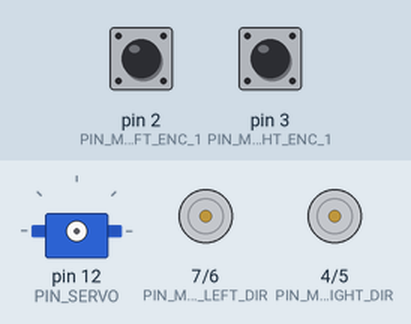
Simulated run of this sketch. Board: Arduino Mega 2560, built with avr-gcc and run on an emulated ATmega2560. Shown: servo, direction and speed pins drawn as motors (green arrow = direction pin HIGH = forward, orange = LOW = backward, longer = more drive). The inputs (shaded band) are chosen by the test bench; at power-on: pin 2 (PIN_MOTOR_LEFT_ENC_1) HIGH, pin 3 (PIN_MOTOR_RIGHT_ENC_1) HIGH.

Above: at 0.1 s.
At 1.1 s:
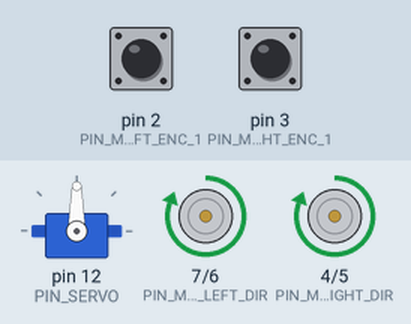
Timing chart, 0 to 2.6 s (numbered marks = the images above):
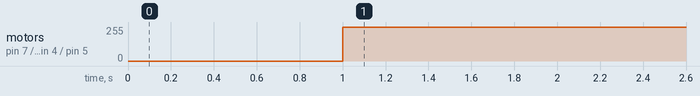

The sketch:

mosh.ino
```cpp
#include "functions.h"

void setup() {
  rinit();
}
void loop() {
  setMotors(-   100, 100);}
```

base.h
```cpp
#pragma once
#include <Servo.h>

//pins

#define PIN_MOTOR_RIGHT_DIR 4
#define PIN_MOTOR_RIGHT_SPEED 5
#define PIN_MOTOR_LEFT_DIR 7
#define PIN_MOTOR_LEFT_SPEED 6


#define PIN_MOTOR_LEFT_ENC_1 2
#define PIN_MOTOR_RIGHT_ENC_1 3
#define PIN_MOTOR_RIGHT_ENC_2 8
#define PIN_MOTOR_LEFT_ENC_2 9


#define PIN_LINE_LEFT A0
#define PIN_LINE_RIGHT A1

#define PIN_DIST_US_ECHO 11
#define PIN_DIST_US_TRIG 10
#define PIN_DIST_IR A3

#define PIN_SERVO 12

//constants

#define WHITE_RIGHT 270
#define BLACK_RIGHT 985
#define GRAY_RIGHT ((WHITE_RIGHT + BLACK_RIGHT) / 2)

#define WHITE_LEFT 240
#define BLACK_LEFT 990
#define GRAY_LEFT ((WHITE_LEFT + BLACK_LEFT) / 2)

//robot params
#define WHEEL_DIAMETR 68
#define WHEEL_RADIUS (WHEEL_DIAMETR / 2)
#define WHEEL_LENGHT (WHEEL_DIAMETR * PI)

#define ROBOT_BASE_DIAMETR 202
#define ROBOT_BASE_RADIUS (ROBOT_BASE_DIAMETR / 2)
#define ROBOT_BASE_LENGHT (ROBOT_BASE_DIAMETR * PI)

//encoders ticks
#define TICK_PER_ROUND 496
#define TICKS_1000 450
#define TICK_TO_MM (TICKS_1000 / 1000)
#define MM_TO_TICK (1000 / TICKS_1000)

enum MoveStopTypes { ON_TIME,
                     ON_CROSS,
                     BY_RIDE_DISTANCE,
                     ON_WALL_DISTANCE,
                     BY_END_WALL,
                     ON_LINE,
                     NONE };
enum MoveAlgoritms { ZIG_ZAG_LEFT,
                     ZIG_ZAG_RIGHT,
                     ZIG_ZAG_BOTH,
                     ZIG_ZAG,
                     PD_REG };
enum DirectionTypes { LEFT,
                      RIGHT,
                      FORWARD,
                      BACK };
enum DistSensorTypes { IR,
                       US };
enum TestModes { LINE,
                 DIST,
                 ENCODERS,
                 MOTORS };
typedef void (*function)(void);

struct Motor {
  const uint8_t PIN_DIR;
  const uint8_t PIN_SPEED;
  const uint8_t PIN_ENC_A;
  const uint8_t PIN_ENC_B;
  bool reversed;
  volatile int32_t ticks = 0;

  Motor(uint8_t dir, uint8_t speed, uint8_t enc_a, uint8_t enc_b, bool rev)
    : PIN_DIR(dir), PIN_SPEED(speed), PIN_ENC_A(enc_a), PIN_ENC_B(enc_b), reversed(rev) {
    pinMode(PIN_DIR, OUTPUT);
    pinMode(PIN_SPEED, OUTPUT);
    pinMode(PIN_ENC_A, INPUT);
    pinMode(PIN_ENC_B, INPUT);
  }
  void setDir(bool state) {
    digitalWrite(PIN_DIR, state ^ reversed);
  }
  void setSpeed(uint8_t speed) {
    analogWrite(PIN_SPEED, constrain(map(abs(speed), 0, 100, 0, 255), 0, 255));
  }
  void set(int power) {
    setSpeed(power);
    setDir(power < 0);
  }
  void attach(function intteruptHandler) {
    attachInterrupt(digitalPinToInterrupt(PIN_ENC_A), intteruptHandler, RISING);
  }
  void inc() {
    if (digitalRead(PIN_ENC_B)) {
      ticks++;
    } else {
      ticks--;
    }
  }
  void resetTicks() {
    ticks = 0;
  }};
struct LineSensor {
  const uint8_t PIN;
  const int black;
  const int white;
  const int gray;
  const bool reversed = true;
  LineSensor(uint8_t _p, int _v_line, int v_field, int _g, bool rev)
    : PIN(_p), black(_v_line), white(v_field), gray(_g), reversed(rev) {
    pinMode(PIN, INPUT);
  }
  int readRaw() {
    return analogRead(PIN);
  }
  int read() {
    return constrain(map(readRaw(), white, black, 0, 100), 0, 100);
  }
  bool onLine() {
    return (read() < 50) != reversed;
  }};
static float _getDist_US() {
  delayMicroseconds(10);
  digitalWrite(PIN_DIST_US_TRIG, 1);
  delayMicroseconds(10);
  digitalWrite(PIN_DIST_US_TRIG, 0);
  return pulseIn(PIN_DIST_US_ECHO, 1) / 58.2;}
static float _getDist_IR() {
  float d = 0;
  for (int i = 0; i < 5; i++) {
    d += 32.0 * pow(analogRead(PIN_DIST_IR) * 5.0 / 1024, -1.10);
    delay(1);
  }
  return d / 5;}
float getDist(DistSensorTypes type = US) {
  float dist;
  if (type == IR) {
    dist = _getDist_IR();
  }
  if (type == US) {
    dist = _getDist_US();
  }
  return dist;}
```

display.h
```cpp
#pragma once
#include "base.h"
```

functions.h
```cpp
/* список функций
rinit() - инициализация элементов робота, вставляется в setup
end() - завершает выполнение программы
stop(time) - торможение моторов в течение времени

rideDist(dist, speed) - проезд вперед/назад на определенную дистанцию, отрицательная дистанция - робот будет ехать назад
rideHalf() - проезд вперед на половину корпуса

turnToLine(dir, speed) - поворот влево/вправо до линии(на месте), dir принимает значения LEFT или RIGHT
turnAngle(angle, speed) - поворот влево/вправо на угол(на месте), положительный угол - поворот по часовой, отрицательный - против часовой


rideLine(stop_type, argument, movement_type, sensor) - езда по линии
возможные алгоритмы движения: pd - регулятор, зиг-заг по левому, правому или по обоим датчикам
в программе используется как PD_REG, ZIG_ZAG_LEFT, ZIG_ZAG_RIGHT, ZIG_ZAG_BOTH

возможные варианты остановки: по времени, по расстоянию, пока не увидит стенку, до n-ного перекрестка, без остановки
в программе используется как ON_TIME, BY_RIDE_DISTANCE, ON_WALL_DISTANCE, ON_CROSS, NONE

в качестве argument вводится аргумент для остановки, например количество перекрестков, расстояние, время езды и т.д.
в sensor может вводится только US или IR, что означает тип датчика расстояния который будет использоваться при езде до обнаружения стенки

обязательные только первые 2 параметра, а именно условие остановки и аргумент для этого условия, также можно по желанию менять алгоритм движения по линии и тип дачитка расстояния
в зависимости от того, с какого датчика получаются данные

rideWall(goal_dist, reversed, stop_type, argument, sensor, movement_type) - езда по стенке

goal_dist - расстояние от робота до стенки на котором он будет пытаться держаться
reversed - если датчик расстояния расположен слева то true, если справа то false
stop_type - аналогично stop_type из rideLine(), однако отсутвует остановка по перекресткам и до появления стенки, вместо этого
используется BY_END_WALL(ехать пока стенка не закончится), ON_LINE(робот будет ехать пока не увидит линию одним из датчиков)
sensor - тип датчика расстояния аналогично sensor из rideLine
movement_type - есть pd регулятор и зиг-заг. Возможные значения: PD_REG, ZIG_ZAG
*/

//подключение компонентов

//                                ______________________________________________
//                               -| 0                                       A5 |-
//                               -| 1                                       A4 |-
//                 R_MOTOR_ENC_A -| 2                                       A3 |-
//                 L_MOTOR_ENC_A -| 3                                       A2 |- IR_DIST
//                   L_MOTOR_DIR -| 4-H2                                    A1 |- R_LINE
//                 L_MOTOR_SPEED -| 5-E2                                    A0 |- L_LINE
//                 R_MOTOR_SPEED -| 6-E1                                       |
//                   R_MOTOR_DIR -| 7-H1                                   VIN |
//                 R_MOTOR_ENC_B -| 8                                      GND |
//                 L_MOTOR_END_B -| 9                                      GND |
//                  US_DIST_ECHO -| 10                                      5V |
//                  US_DIST_TRIG -| 11                                    3.3V |
//                         SERVO -| 12                                   RESET |
//                               -| 13                                   IOREF |
//                                |                                            |-
//                               -| GND                                    ОБЩ |--|
//                               -| VCC                                    ПИТ |--|
//                               -| SDA                                        |
//                               -| SCL                                        |
//                                |                                            |
//                                |____                                        |
//                                | O | RESET                                  |
//                                |___|___________M1+_M1-___M2+_M2-____ + _ - _|
//                                                  |  |    |   |       |   |

//свободные пины можно использовать по своему усмотрению, однако данной библиотекой это учитываться не будет

#pragma once
#include "ride.h"
#include "display.h"

#define Reverse_servo false

void rinit() {
  init_motors();
  pinMode(PIN_DIST_US_ECHO, INPUT);
  pinMode(PIN_DIST_US_TRIG, OUTPUT);
  pinMode(PIN_DIST_IR, INPUT);

  Serial.begin(9600);
  delay(1000);
  servo.attach(PIN_SERVO);
}
void end() {
  stopMotors();
  exit(0);
}
void stop(uint16_t timer = 500) {
  stopMotors(timer);
}
void rideDist(int32_t distance_mm, int speed = 50) {
  leftMotor.resetTicks();
  rightMotor.resetTicks();
  int32_t final_ticks;

  if (distance_mm > 0) {
    final_ticks = distance_mm * MM_TO_TICK;
    while (min(leftMotor.ticks, rightMotor.ticks) < final_ticks) {
      int16_t l = leftMotor.ticks;
      int16_t r = rightMotor.ticks;
      int16_t err = (l - r) * ENC_KOEF;
      setMotors(speed - err, speed + err);
    }
  } else if (distance_mm < 0) {
    final_ticks = distance_mm * MM_TO_TICK;
    while (max(leftMotor.ticks, rightMotor.ticks) > final_ticks) {
      int16_t l = leftMotor.ticks;
      int16_t r = rightMotor.ticks;
      int16_t err = (r - l) * ENC_KOEF;
      setMotors(-1 * (speed - err), -1 * (speed + err));
    }
  }
  stopMotors();
}
void turnAngle(int angle, int speed = 40) {
  leftMotor.resetTicks();
  rightMotor.resetTicks();
  int32_t final_ticks = abs(ROBOT_BASE_LENGHT * angle / 360 * MM_TO_TICK);

  if (angle < 0) {
    while (rightMotor.ticks < final_ticks) {
      int16_t l = -1 * leftMotor.ticks;
      int16_t r = rightMotor.ticks;
      int16_t err = (l - r) * ENC_KOEF;
      setMotors(-1 * speed + err, speed + err);
    }
  } else if (angle > 0) {
    while (leftMotor.ticks < final_ticks) {
      int16_t l = leftMotor.ticks;
      int16_t r = -1 * rightMotor.ticks;
      int16_t err = (l - r) * ENC_KOEF;
      setMotors(speed - err, -1 * speed - err);
    }
  }
  stopMotors();
}
void turnToLine(DirectionTypes dir, int speed = 50) {
  if (dir == LEFT) {
    setMotors(-speed, speed);
    while (!leftLineSensor.onLine()) {}
    setMotors(-speed / 2, speed / 2);
    while (!rightLineSensor.onLine()) {}
  } else {
    setMotors(speed, -speed);
    while (!rightLineSensor.onLine()) {}
    setMotors(speed / 2, -speed / 2);
    while (!leftLineSensor.onLine()) {}
  }
  while (abs(leftLineSensor.read() - rightLineSensor.read()) > 15) {
    int err = (leftLineSensor.read() - rightLineSensor.read()) * 0.5;
    setMotors(-err, err);
  }
  stopMotors();
}
void rideLine(MoveStopTypes stop_type, int32_t argument, MoveAlgoritms movement_type = PD_REG, DistSensorTypes sensor = US) {
  _moveLine(stop_type, argument, movement_type, sensor);
}
void rideWall(int goal_dist, bool reversed, MoveStopTypes stop_type, int32_t argument, DistSensorTypes sensor = US, MoveAlgoritms movement_type = PD_REG) {
  _moveWall(goal_dist, reversed, stop_type, argument, sensor, movement_type);
}
void rideHalf(int speed = 50){
  rideDist(90, speed);
}
void servoClose(){
  servo.write(180);
}
void servoOpen(){
  servo.write(90);
}
```

ride.h
```cpp
#include <stdint.h>
#pragma once
#include "base.h"

#define CROSSES_DELAY 300

#define BASE_SPEED 30

#define P_KOEF 0.4
#define D_KOEF 0.3
#define I_KOEF 0

#define ENC_KOEF 5

uint8_t cur_crosses = 0;
uint32_t cross_timer = millis();
bool cross_flag = true;
uint32_t start_time = millis();

Motor leftMotor(PIN_MOTOR_LEFT_DIR, PIN_MOTOR_LEFT_SPEED, PIN_MOTOR_LEFT_ENC_1, PIN_MOTOR_LEFT_ENC_2, false);
Motor rightMotor(PIN_MOTOR_RIGHT_DIR, PIN_MOTOR_RIGHT_SPEED, PIN_MOTOR_RIGHT_ENC_1, PIN_MOTOR_RIGHT_ENC_2, true);
LineSensor leftLineSensor(PIN_LINE_LEFT, BLACK_LEFT, WHITE_LEFT, GRAY_LEFT, false);
LineSensor rightLineSensor(PIN_LINE_RIGHT, BLACK_RIGHT, WHITE_RIGHT, GRAY_RIGHT, false);
Servo servo;

static void _leftDrive() {
  leftMotor.inc();}
static void _rightDrive() {
  rightMotor.inc();}
void init_motors() {
  leftMotor.attach(_leftDrive);
  rightMotor.attach(_rightDrive);}
void resetTicks() {
  leftMotor.resetTicks();
  rightMotor.resetTicks();}

//функции
void setMotors(int16_t left_speed, int16_t right_speed, uint32_t time = 0) {  //управление моторами
  leftMotor.set(left_speed);
  rightMotor.set(right_speed);
  delay(time);}
void betterSetMotors(int16_t left_speed, int16_t right_speed){

}
void stopMotors(uint16_t timer = 500) {  //торможение
  resetTicks();
  uint16_t start = millis();
  while (millis() - start < timer) {
    int16_t l = leftMotor.ticks;
    int16_t r = rightMotor.ticks;
    setMotors(-l, -r);
  }
  setMotors(0, 0);}

//езда по линии
static void _moveLineTickPD() {  //PD-регулятор
  static int old_error = 0;
  float err, uP, uD, u;

  err = leftLineSensor.read() - rightLineSensor.read();
  uP = err * P_KOEF;
  uD = (err - old_error) * D_KOEF;
  u = uP + uD;

  setMotors(BASE_SPEED + u, BASE_SPEED - u);

  old_error = err;
}
static void _moveLineTickZigZagLeft() {  //заг-заг по левому датчику
  if (leftLineSensor.onLine()) {
    setMotors(-40, 100);
  } else {
    setMotors(100, -40);
  }
}
static void _moveLineTickZigZagRight() {  //зиг-заг по правому датчику
  if (rightLineSensor.onLine()) {
    setMotors(100, -40);
  } else {
    setMotors(-40, 100);
  }
}
static void _moveLineTickZigZagBoth() {  //зиг-заг по 2 датчикам
  bool r = rightLineSensor.onLine();
  bool l = leftLineSensor.onLine();
  if (l == r) {
    setMotors(100, 100);
  } else if (r) {
    setMotors(100, -70);
  } else {
    setMotors(-70, 100);
  }
}
static void _moveWallTickPD(float target, DistSensorTypes sensor, bool reversed) {
  static int old_error = 0;
  float err, uP, uD, u;

  err = target - getDist(sensor);
  uP = err * P_KOEF;
  uD = (err - old_error) * D_KOEF;
  u = uP + uD;
  old_error = err;
  if (reversed) u = u * -1;
  setMotors(BASE_SPEED + u, BASE_SPEED - u);
}
static void _moveWallTickZigZag(float target, DistSensorTypes sensor, bool reversed) {
  if (abs(target - getDist(sensor)) < 4) {
    setMotors(100, 100);
  } else if (reversed) {
    if (target > sensor) {
      setMotors(100, -50);
    } else {
      setMotors(-50, 100);
    }
  } else {
    if (target > sensor) {
      setMotors(-50, 100);
    } else {
      setMotors(100, -50);
    }
  }
}

static bool _timeStopCondition(uint32_t finish_time) {  //остановка по времени
  return millis() <= finish_time;
}
static bool _crossesStopCondition(int end_crosses) {  //остановка по количеству перекрестков
  bool r = rightLineSensor.onLine();
  bool l = leftLineSensor.onLine();
  if ((millis() - cross_timer > CROSSES_DELAY) && r && l && (cross_flag)) {
    cur_crosses++;
    cross_timer = millis();
    cross_flag = !cross_flag;
  }
  if ((millis() - cross_timer > CROSSES_DELAY) && (!(l && r)) && (!cross_flag)) {
    cross_timer = millis();
    cross_flag = !cross_flag;
  }
  return cur_crosses <= end_crosses;
}
static bool _distanceStopCondition(int end_distance) {  //остановка по проеханной дистанции
  int lenght = min(leftMotor.ticks, rightMotor.ticks) * TICK_TO_MM;
  return lenght < end_distance;
}
static bool _distanceSensorStopCondition(int distance, DistSensorTypes sensor = US) {  //остановка по датчику расстояния
  return getDist(sensor) < distance;
}
static bool _endWallStopCondition(DistSensorTypes sensor, int32_t dist) {
  return getDist(sensor) > dist;
}
static bool _lineSensorStopCondition() {
  return !(leftLineSensor.onLine() || rightLineSensor.onLine());
}

static void _moveLineTick(MoveAlgoritms movement_type) {  //корректировка моторов при езде по линии
  switch (movement_type) {
    case PD_REG:
      _moveLineTickPD();
      break;
    case ZIG_ZAG_LEFT:
      _moveLineTickZigZagLeft();
      break;
    case ZIG_ZAG_RIGHT:
      _moveLineTickZigZagRight();
      break;
    case ZIG_ZAG_BOTH:
      _moveLineTickZigZagBoth();
      break;
    default:
      break;
  }
}
static void _moveWallTick(float target, MoveAlgoritms movement_type, DistSensorTypes sensor, bool reversed) {
  switch (movement_type) {
    case PD_REG:
      _moveWallTickPD(target, sensor, reversed);
      break;
    case ZIG_ZAG:
      _moveWallTickZigZag(target, sensor, reversed);
      break;
    default:
      break;
  }
}

static bool _checkMoveConditions(MoveStopTypes stop_type, int32_t argument, DistSensorTypes dist = US) {  //проверка условий остановки
  switch (stop_type) {
    case ON_TIME:
      return _timeStopCondition(start_time + argument);
      break;
    case ON_CROSS:
      return _crossesStopCondition(argument);
      break;
    case BY_RIDE_DISTANCE:
      return _distanceStopCondition(argument);
      break;
    case ON_WALL_DISTANCE:
      return _distanceSensorStopCondition(argument, dist);
      break;
    default:
      return true;
      break;
  }
}
static bool _checkMoveConditions_Wall(MoveStopTypes stop_type, int32_t argument, DistSensorTypes dist) {
  switch (stop_type) {
    case ON_TIME:
      return _timeStopCondition(start_time + argument);
      break;
    case ON_LINE:
      return _lineSensorStopCondition();
      break;
    case BY_RIDE_DISTANCE:
      return _distanceStopCondition(argument);
      break;
    case BY_END_WALL:
      return _endWallStopCondition(dist, argument);
      break;
    default:
      return true;
      break;
  }
}

void _moveLine(MoveStopTypes stop_type = NONE, int32_t argument = 0, MoveAlgoritms movement_type = PD_REG, DistSensorTypes dist = US) {  //полная функция езды по линии
  leftMotor.resetTicks();
  rightMotor.resetTicks();
  start_time = millis();
  cur_crosses = 0;

  while (_checkMoveConditions(stop_type, argument, dist)) {
    _moveLineTick(movement_type);
  }
  stopMotors();
}
void _moveWall(float target, bool reversed = true, MoveStopTypes stop_type = NONE, int32_t argument = 0, DistSensorTypes dist = US, MoveAlgoritms movement_type = PD_REG) {
  leftMotor.resetTicks();
  rightMotor.resetTicks();
  start_time = millis();

  while (_checkMoveConditions_Wall(stop_type, argument, dist)) {
    _moveWallTick(target, movement_type, dist, reversed);
  }
  stopMotors();
}
```

Measured:
- by itself, motor on pin 7 (PIN_MOTOR_LEFT_DIR) / pin 6 (PIN_MOTOR_LEFT_SPEED), motor on pin 4 (PIN_MOTOR_RIGHT_DIR) / pin 5 (PIN_MOTOR_RIGHT_SPEED): stopped → forward 255/255 at 1.0 s
